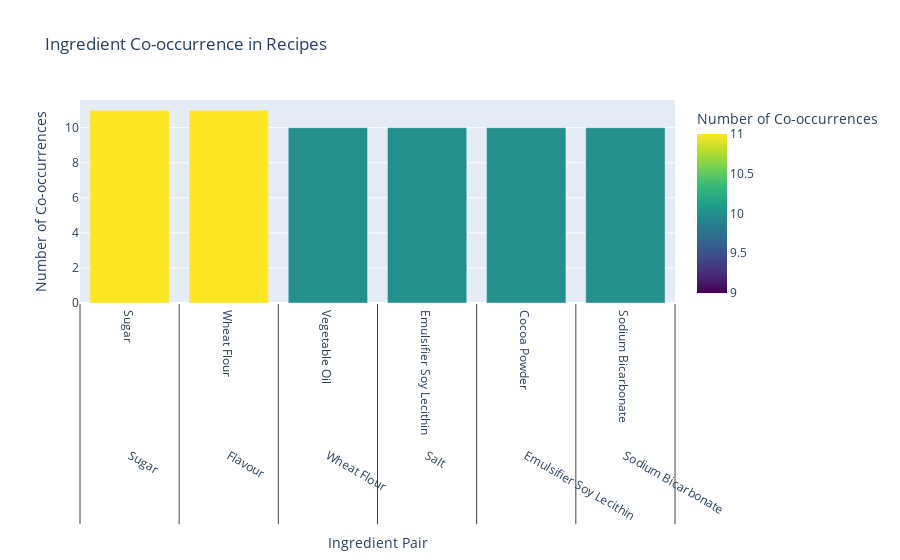

Notebook code cell kept with this figure:
### Code cell
query = """
MATCH (r:Recipe)-[:USES_INGREDIENT]->(i:Ingredient)-[:HAS_RESEARCH]->(n:IngredientResearch)
RETURN r.ingredients_orig AS Recipe, n.ingredient_name AS IngredientResearch
"""
with driver.session() as session:
    result = session.run(query)
    neo4j_data = [record.data() for record in result]


df = pd.DataFrame(neo4j_data)


recipe_ingredients = df.groupby('Recipe')['IngredientResearch'].apply(list).reset_index()

from itertools import combinations
from collections import Counter

ingredient_pairs = []
for ingredients in recipe_ingredients['IngredientResearch']:
    pairs = combinations(ingredients, 6)
    ingredient_pairs.extend(pairs)

ingredient_pair_counts = Counter(ingredient_pairs)
ingredient_pair_df = pd.DataFrame(ingredient_pair_counts.items(), columns=['IngredientPair', 'Count'])

import plotly.express as px

fig = px.bar(ingredient_pair_df.sort_values('Count', ascending=False).head(20),
             x='IngredientPair', y='Count', color='Count',
             color_continuous_scale='Viridis', title='Ingredient Co-occurrence in Recipes',
             labels={'IngredientPair': 'Ingredient Pair', 'Count': 'Number of Co-occurrences'})

fig.show()

### Figure 1 — Plotly figure (JSON) as saved in the notebook; plotly's stock layout.template omitted (floating-point values rounded to 4 significant figures)
{"data": [{"alignmentgroup": "True", "hovertemplate": "Ingredient Pair=%{x}<br>Number of Co-occurrences=%{marker.color}<extra></extra>", "legendgroup": "", "marker": {"color": [11, 11, 10, 10, 10, 10, 10, 10, 10, 10, 9, 9, 9, 9, 9, 9, 9, 9, 9, 9], "coloraxis": "coloraxis", "pattern": {"shape": ""}}, "name": "", "offsetgroup": "", "orientation": "v", "showlegend": false, "textposition": "auto", "type": "bar", "x": [["Sugar", "Flavour", "Wheat Flour", "Salt", "Emulsifier Soy Lecithin", "Sodium Bicarbonate"], ["Sugar", "Wheat Flour", "Vegetable Oil", "Emulsifier Soy Lecithin", "Cocoa Powder", "Sodium Bicarbonate"], ["Sugar", "Wheat Flour", "Salt", "Vegetable Oil", "Cocoa Powder", "Sodium Bicarbonate"], ["Sugar", "Flavour", "Wheat Flour", "Salt", "Vegetable Oil", "Emulsifier Soy Lecithin"], ["Sugar", "Salt", "Vegetable Oil", "Emulsifier Soy Lecithin", "Cocoa Powder", "Sodium Bicarbonate"], ["Sugar", "Flavour", "Wheat Flour", "Salt", "Vegetable Oil", "Sodium Bicarbonate"], ["Sugar", "Wheat Flour", "Salt", "Vegetable Oil", "Emulsifier Soy Lecithin", "Cocoa Powder"], ["Sugar", "Wheat Flour", "Salt", "Emulsifier Soy Lecithin", "Cocoa Powder", "Sodium Bicarbonate"], ["Sugar", "Wheat Flour", "Salt", "Vegetable Oil", "Emulsifier Soy Lecithin", "Sodium Bicarbonate"], ["Wheat Flour", "Salt", "Vegetable Oil", "Emulsifier Soy Lecithin", "Cocoa Powder", "Sodium Bicarbonate"], ["Sugar", "Wheat Flour", "Emulsifier Soy Lecithin", "Cocoa Powder", "Sodium Bicarbonate", "Cornstarch"], ["Sugar", "Wheat Flour", "Vegetable Oil", "Emulsifier Soy Lecithin", "Cocoa Powder", "Cornstarch"], ["Sugar", "Flavour", "Wheat Flour", "Salt", "Sodium Bicarbonate", "Ammonium Bicarbonate"], ["Sugar", "Flavour", "Wheat Flour", "Vegetable Oil", "Cocoa Powder", "Sodium Bicarbonate"], ["Sugar", "Wheat Flour", "Vegetable Oil", "Cocoa Powder", "Sodium Bicarbonate", "Cornstarch"], ["Sugar", "Wheat Flour", "Vegetable Oil", "Cocoa Powder", "Sodium Bicarbonate", "Ammonium Bicarbonate"], ["Sugar", "Vegetable Oil", "Emulsifier Soy Lecithin", "Cocoa Powder", "Sodium Bicarbonate", "Ammonium Bicarbonate"], ["Sugar", "Wheat Flour", "Vegetable Oil", "Emulsifier Soy Lecithin", "Cocoa Powder", "Ammonium Bicarbonate"], ["Sugar", "Wheat Flour", "Emulsifier Soy Lecithin", "Cocoa Powder", "Sodium Bicarbonate", "Ammonium Bicarbonate"], ["Flavour", "Wheat Flour", "Vegetable Oil", "Emulsifier Soy Lecithin", "Cocoa Powder", "Sodium Bicarbonate"]], "xaxis": "x", "y": [11, 11, 10, 10, 10, 10, 10, 10, 10, 10, 9, 9, 9, 9, 9, 9, 9, 9, 9, 9], "yaxis": "y"}], "layout": {"barmode": "relative", "coloraxis": {"colorbar": {"title": {"text": "Number of Co-occurrences"}}, "colorscale": [[0, "#440154"], [0.1111, "#482878"], [0.2222, "#3e4989"], [0.3333, "#31688e"], [0.4444, "#26828e"], [0.5556, "#1f9e89"], [0.6667, "#35b779"], [0.7778, "#6ece58"], [0.8889, "#b5de2b"], [1, "#fde725"]]}, "legend": {"tracegroupgap": 0}, "title": {"text": "Ingredient Co-occurrence in Recipes"}, "xaxis": {"anchor": "y", "domain": [0, 1], "title": {"text": "Ingredient Pair"}}, "yaxis": {"anchor": "x", "domain": [0, 1], "title": {"text": "Number of Co-occurrences"}}}}
